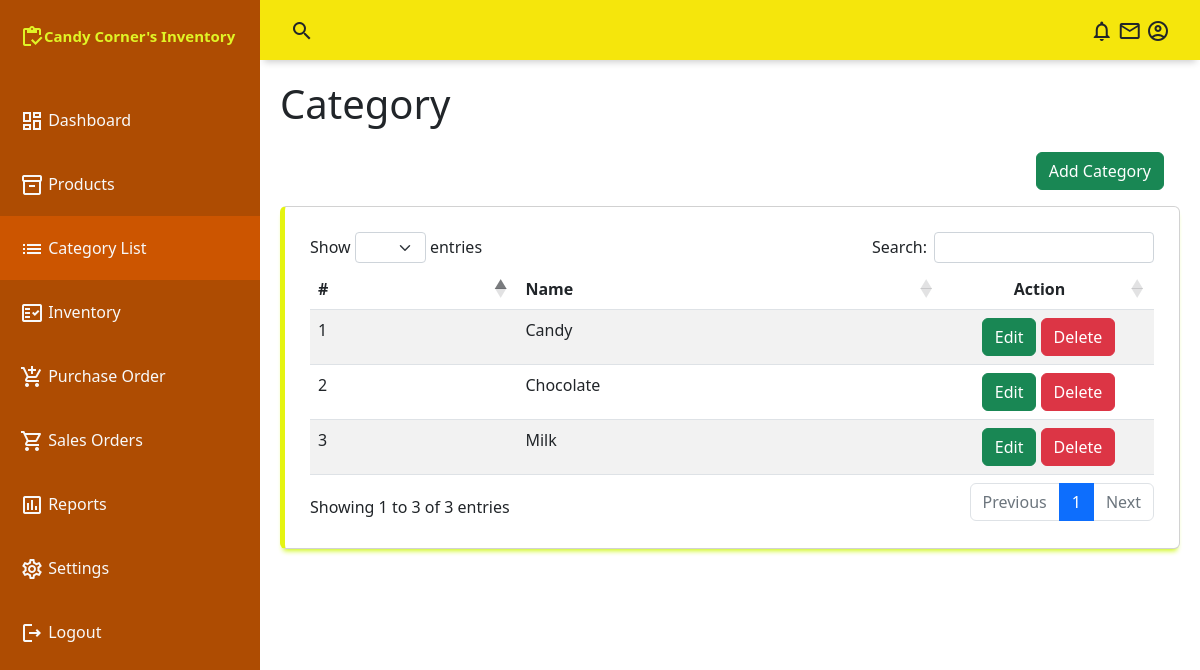
Screenshot of /admin/category.php with the database file from the repository.
### tables this page shows
CREATE TABLE `category` (
  `category_id` int(11) NOT NULL,
  `category_name` text DEFAULT NULL,
  `category_status` int(11) NOT NULL DEFAULT 0
);

### conn/config.php (called while the page is built, shortened)
<?php
	class db_connect{
		public $host = db_host;
		public $user = db_user;
		public $pass = db_pass;
		public $name = db_name;
		public function connect(){
			$this->conn = new mysqli($this->host, $this->user, $this->pass, $this->name);
		}
	}
?>

### conn/class.php (called while the page is built, shortened)
<?php
	require_once'config.php';
	class db_class extends db_connect{
		public function selectCategory(){
			$query=$this->conn->prepare("SELECT *
			FROM category where category_status='0' ") or die($this->conn->error);
			if($query->execute()){
				$result = $query->get_result();
				return $result;
			}
		}
	}
?>

### admin/category.php (the view, shortened to what this page needs)
<?php
include("../conn/class.php");
$db=new db_class();
include("include/navbar.php");
include("include/sidebar.php");
?>
    <main class="main-container" style="z-index:2">
        <div class="fluid-container">
            <h1 >Category</h1>
            <div class="row">
                <div class="col-auto ms-auto m-3">
                    <button class="btn btn-success addTogler" data-bs-toggle="modal" data-bs-target="#modal">Add Category</button>
                </div>
            </div>
            <div class="table-responsive card">
                <table id="example" class="table table-striped" style="width:100%">
                    <thead>
                        <tr>
                            <th>#</th>
                            <th>Name</th>
                            <th class="w-25 text-center">Action</th>
                        </tr>
                    </thead>
                    <tbody id="tbody">
                       <?php
                        $result= $db->selectCategory();
                        $i=1;
                        while($row=$result->fetch_array()){
                            echo
                            '<tr>
                                <td>'.$i.'</td>
                                <td>'.ucfirst($row['category_name']).'</td>
                                <td class="text-center"><button class="btn editTogler btn-success"
                                data-bs-toggle="modal" data-bs-target="#modal"
                                data-id="'.$row['category_id'].'"
                                data-name="'.$row['category_name'].'"
                                >Edit</button>
                                <button class="btn deleteTogler btn-danger"
                                data-bs-toggle="modal" data-bs-target="#modal"
                                data-id="'.$row['category_id'].'"
                                >Delete</button>
                                </td>
                            </tr>';
                            $i++;
                        }
                       ?>
                    </tbody>
                </table>
            </div>
        </div>
    </main>

### admin/assets/css/style.css (style rules this page uses)
body { margin: 0; padding: 0; box-sizing: border-box; background-color: #f1f2f4; color: #666666; font-family: "Montserrat", sans-serif; }
.main-container { grid-area: main; overflow-y: auto; padding: 20px 20px; }
.card { display: flex; flex-direction: column; justify-content: space-around; padding: 25px; background-color: #ded2d2; box-sizing: border-box; border: 1px solid #d2d2d3; border-radius: 5px; box-shadow: 0 5px 5px -3px rgba(205, 247, 18, 0.973); }
.card:nth-child(3) { border-left: 5px solid #e5f411; }

### rows the page displays
category: category_name "Candy"
category: category_name "Chocolate"
category: category_name "Milk"
